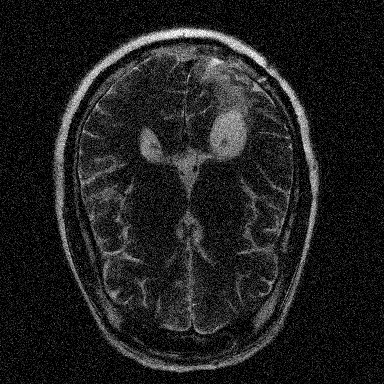
#> input picture materials/test_mri_image.png, 384 x 384 px
$ python -i image_utils.py   (imports and definitions only)   (older library calls are emulated)
#> lines starting #> are read from the running program, lines starting #| are printed output that depends on the picture; after the words box and inside, x2 and y2 are one past the last pixel; in counts of white or black regions, pixels touching at a corner belong together
#> further down, picture is the input picture: shape (384, 384, 3); min 0, max 255, mean 31.2
from typing import Optional, Tuple, Union
import cv2
from PIL import Image
from enum import Enum
import numpy as np
import random
import pywt


class Rotate(Enum):
    """Rotate enumerates class"""
    NONE = lambda x: x
    ROTATE_90_CLOCKWISE = lambda x: np.flip(x.transpose(1, 0, 2), axis=1)
    ROTATE_180 = lambda x: np.flip(np.flip(x, axis=0), axis=1)
    ROTATE_90_COUNTERCLOCKWISE = lambda x: np.flip(x.transpose(1, 0, 2), axis=0)


# [108 lines left out: functions rotate_crop, random_crop, apply_transforms, random_crop_with_transforms, not called in this run]


def upper_bin(img, threshold):
    res = img.copy()
    res[img > threshold] = 255
    res[img <= threshold] = 0
    return res


def ring_by_np(size):
    res = np.zeros(shape=(size, size), dtype=np.uint8)
    m = size // 2
    for i in range(size):
        for j in range(size):
            if (i - m) ** 2 + (j - m) ** 2 <= m ** 2:
                res[i][j] = 255
    return res


def increase_sharpen(img):
    img_blured = cv2.GaussianBlur(img, (5, 5), 0)
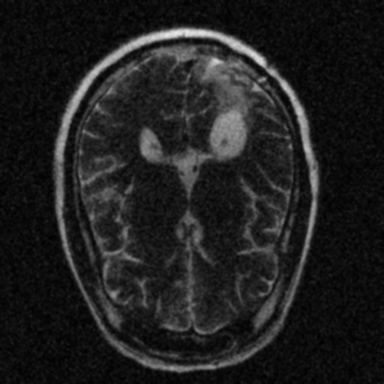
#> img_blured: shape (384, 384, 3); min 1, max 230, mean 31.2
    img_m = cv2.addWeighted(img, 1.5, img_blured, -0.5, 0)

    kernel = np.array([[-1, -1, -1], [-1, 9, -1], [-1, -1, -1]])
    img_s = cv2.filter2D(img_m, -1, kernel, borderType=cv2.CV_8U)
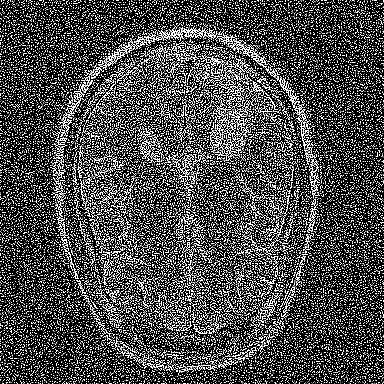
#> img_s: shape (384, 384, 3); min 0, max 255, mean 78.3
    return img_s


def image_preprocessing(img):
    im = cv2.cvtColor(increase_sharpen(img), cv2.COLOR_RGB2GRAY)
    th = cv2.threshold(im, 0, 255, cv2.THRESH_BINARY + cv2.THRESH_OTSU)[0]
#> th = 119
    im = upper_bin(im, th)
#> in upper_bin, `res[img <= threshold] = 0`:
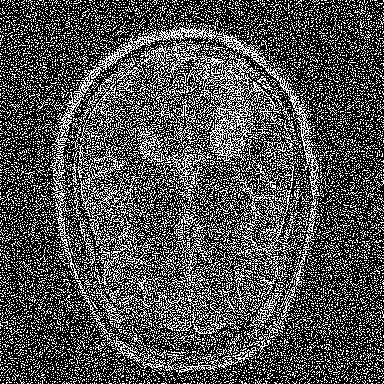
#> res: shape (384, 384); 31.1% white in thin lines or dots

    k = ring_by_np(5)
    im = upper_bin(cv2.morphologyEx(im, cv2.MORPH_DILATE, k), 10)
#> call 2 of upper_bin, with threshold = 10
#> in upper_bin (call 2), `res = img.copy()`:
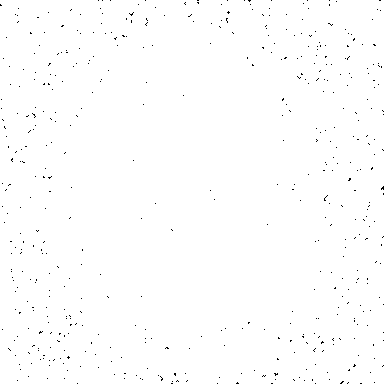
#> res: shape (384, 384); 99.5% white; black in thin lines or dots

    im = 255 - im
#> im: shape (384, 384); 0.54% white in thin lines or dots

    k = np.ones((15, 15))
    im = upper_bin(cv2.morphologyEx(im, cv2.MORPH_DILATE, k), 10)
#> call 3 of upper_bin, with threshold = 10
#> in upper_bin (call 3), `res = img.copy()`:
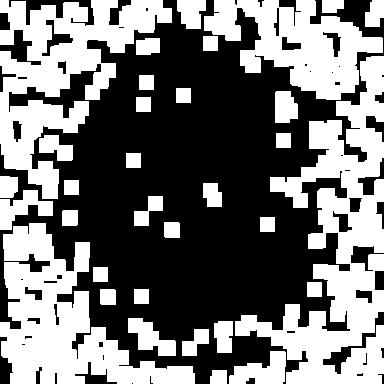
#> res: shape (384, 384); 45.8% white; 33 white regions, largest, box (x1, y1, x2, y2) and area: (235, 56, 384, 384) 19249, (0, 0, 172, 199) 13876, (0, 223, 195, 384) 13533
    k = np.ones((55, 55))
    im = upper_bin(cv2.morphologyEx(im, cv2.MORPH_ERODE, k), 10)
#> in upper_bin (call 4), `res = img.copy()`: res: shape (384, 384); every value is 0
    k = np.ones((55 - 15, 55 - 15))
    im = upper_bin(cv2.morphologyEx(im, cv2.MORPH_DILATE, k), 10)
    return cv2.cvtColor(im, cv2.COLOR_GRAY2RGB)
#> returned value: shape (384, 384, 3); every value is 0


# [31 lines left out: functions load_image, pil_load_image, split_by_wavelets, not called in this run]


def merge_by_wavelets(LL: np.ndarray, LH: np.ndarray, HL: np.ndarray, HH: np.ndarray, wavelet_type: str = 'bior1.1') -> np.ndarray:
    res = pywt.idwt2((LL, (LH, HL, HH)), wavelet_type)
    return res


# [13 lines left out: function pad_image_to_inference, not called in this run]

>>> import cv2
>>> picture = cv2.cvtColor(cv2.imread('../../../materials/test_mri_image.png'), cv2.COLOR_BGR2RGB)
>>> result = image_preprocessing(picture)

$ run again, on materials/WT-ISNet.png
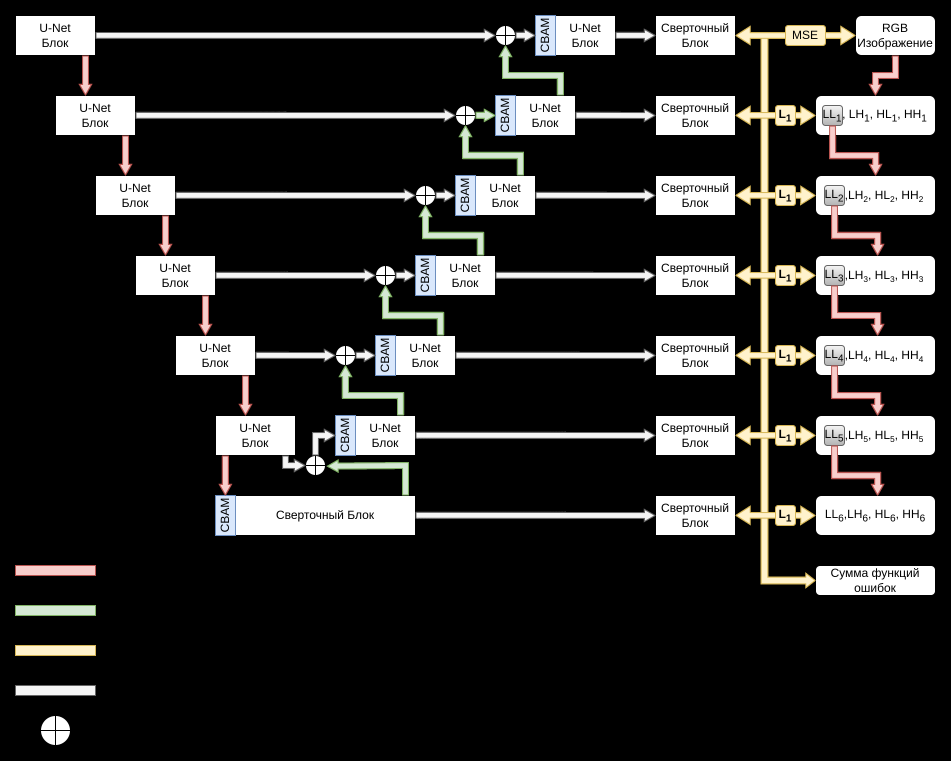
#> input picture materials/WT-ISNet.png, 3804 x 3044 px (shown at 1/4 size)
#> in image_preprocessing, `im = cv2.cvtColor(increase_sharpen(img), cv2.COLOR_RGB2GRAY)`:
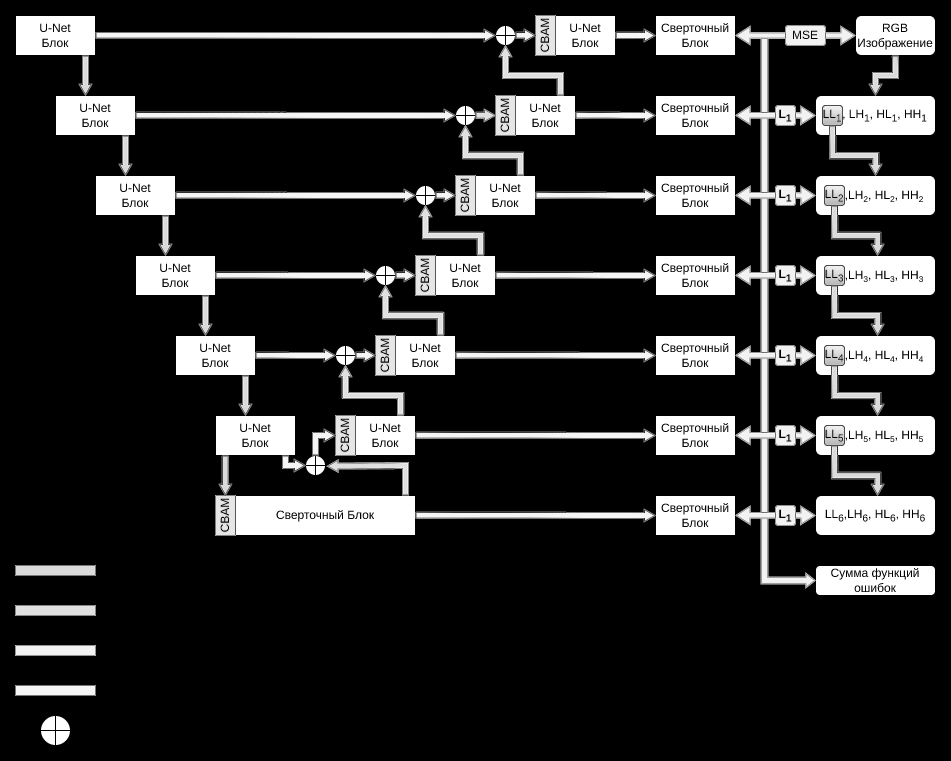
#> im: shape (3044, 3804) (shown at 1/4 size); min 0, max 255, mean 45.5
#> th = 123
#> in upper_bin (call 5), `res = img.copy()`:
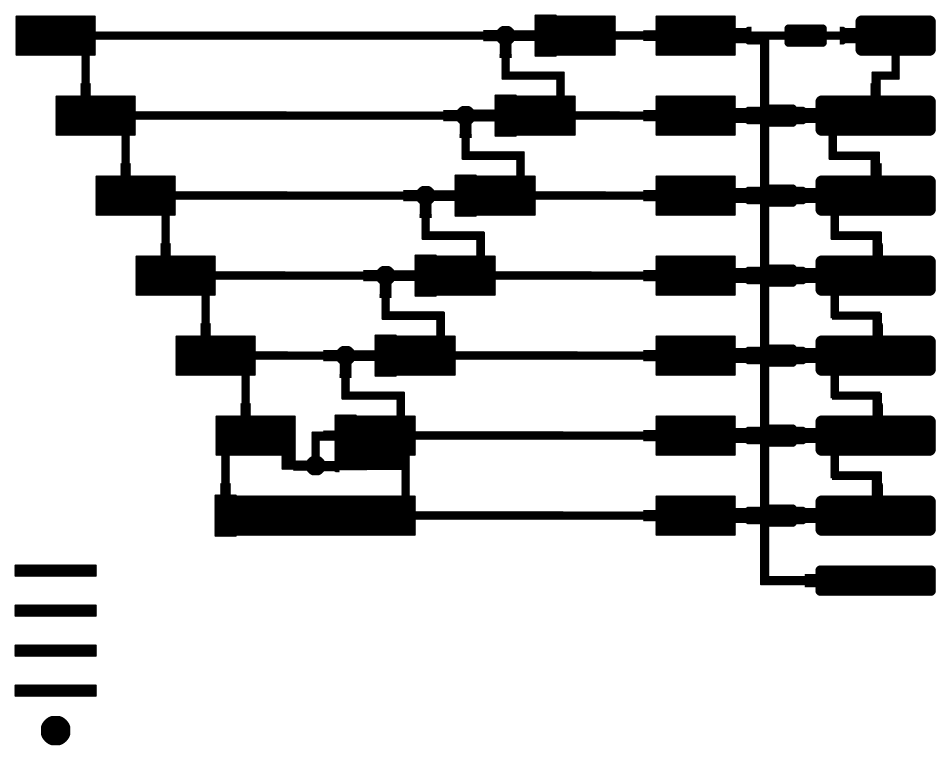
#> res: shape (3044, 3804) (shown at 1/4 size); 77.7% white; 6 black regions, box (x1, y1, x2, y2) and area: (62, 58, 3743, 2383) 2501801, (58, 2258, 387, 2307) 16109, (58, 2418, 387, 2467) 16109, (58, 2578, 387, 2627) 16109, (58, 2738, 387, 2787) 16109, (164, 2864, 281, 2981) 11313
